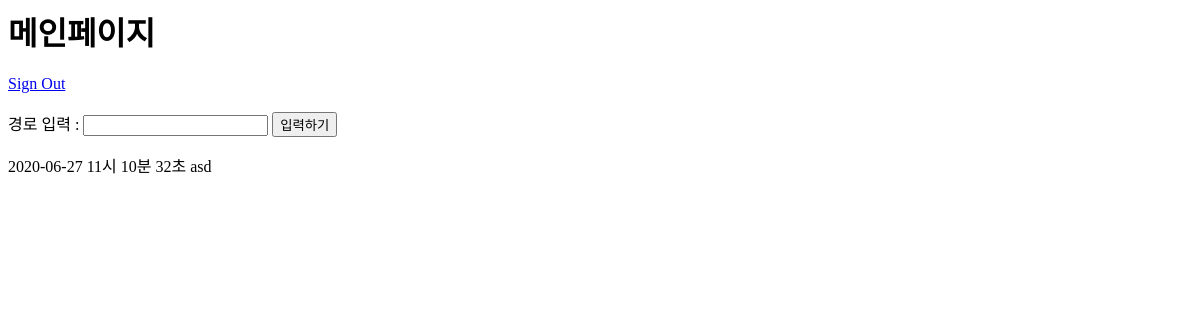
Before: /app/index/ (signed in) with the older database file.
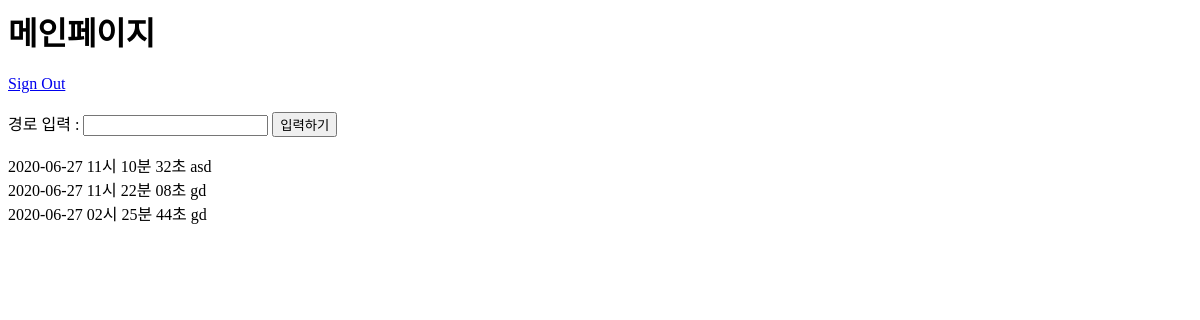
After: the same page with the newer database file.
### app/models.py (models this page shows)
class Report(models.Model):
    objects = models.Manager()
    input_user = models.ForeignKey(User, on_delete = models.CASCADE)
    input_report = models.CharField(max_length=200, null = True, default='비어있음' )
    input_date = models.DateTimeField('date published', default=timezone.now)

### app/views.py (the view)
# urls.py: path('index/', views.index, name='index'),
def index(request):
    report = Report.objects.filter(input_user=request.user)
    if request.method == "POST":
        report=Report()
        report.input_user = request.user
        report.input_report = request.POST['input_report']
        report.input_date = timezone.datetime.now()
        report.save()
        return redirect(reverse('index'))
    else:
        return render(request, 'index.html', {'report':report})

### app/templates/index.html (shortened to what this page needs)
<h1>메인페이지</h1>
<a href="{% url 'signout'%}">Sign Out</a>
<form method="POST">
    <a>경로 입력 : </a>
    <input type="text" name="input_report"></textarea>
    <input type="submit" value="입력하기">
</form>
{% for report in report.all %}
<a>{{ report.input_date | date:"Y-m-d h시 i분 s초" }}</a>
<a>{{ report.input_report }}</a>
{% endfor %}
	<div id="map" style="width:500px;height:400px;"></div>

Changed rows visible on the page:
added Report: input_date "2020-06-27 11시 22분 08초", input_report "gd"
added Report: input_date "2020-06-27 02시 25분 44초", input_report "gd"
